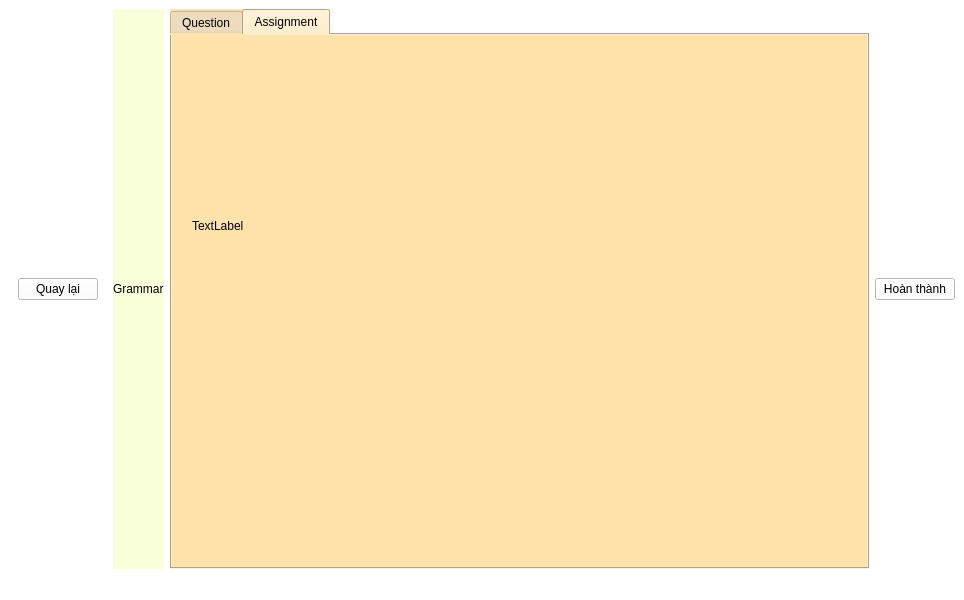
<?xml version="1.0" encoding="UTF-8"?>
<ui version="4.0">
 <class>MainWindow</class>
 <widget class="QMainWindow" name="MainWindow">
  <property name="geometry">
   <rect>
    <x>0</x>
    <y>0</y>
    <width>964</width>
    <height>600</height>
   </rect>
  </property>
  <property name="windowTitle">
   <string>MainWindow</string>
  </property>
  <property name="styleSheet">
   <string notr="true">background-color: rgb(255, 255, 255);</string>
  </property>
  <widget class="QWidget" name="centralwidget">
   <layout class="QHBoxLayout" name="horizontalLayout_2">
    <item>
     <widget class="QWidget" name="widget" native="true">
      <layout class="QHBoxLayout" name="horizontalLayout">
       <item>
        <widget class="QPushButton" name="pushButton_3">
         <property name="text">
          <string>Quay lại</string>
         </property>
         <property name="icon">
          <iconset resource="../../OneDrive/Pictures/resource files.qrc">
           <normaloff>:/icons/chevron-left.svg</normaloff>:/icons/chevron-left.svg</iconset>
         </property>
        </widget>
       </item>
      </layout>
     </widget>
    </item>
    <item>
     <widget class="QLabel" name="label">
      <property name="styleSheet">
       <string notr="true">background-color: rgb(249, 255, 217);</string>
      </property>
      <property name="text">
       <string>Grammar</string>
      </property>
     </widget>
    </item>
    <item>
     <widget class="QTabWidget" name="tabWidget">
      <property name="styleSheet">
       <string notr="true">background-color: rgb(255, 227, 170);
alternate-background-color: rgb(255, 227, 170);</string>
      </property>
      <property name="currentIndex">
       <number>1</number>
      </property>
      <widget class="QWidget" name="tab">
       <attribute name="title">
        <string>Question</string>
       </attribute>
      </widget>
      <widget class="QWidget" name="tab_2">
       <attribute name="title">
        <string>Assignment</string>
       </attribute>
       <widget class="QLabel" name="label_2">
        <property name="geometry">
         <rect>
          <x>20</x>
          <y>160</y>
          <width>721</width>
          <height>61</height>
         </rect>
        </property>
        <property name="text">
         <string>TextLabel</string>
        </property>
       </widget>
      </widget>
     </widget>
    </item>
    <item>
     <widget class="QPushButton" name="pushButton">
      <property name="text">
       <string>Hoàn thành</string>
      </property>
     </widget>
    </item>
   </layout>
  </widget>
  <widget class="QMenuBar" name="menubar">
   <property name="geometry">
    <rect>
     <x>0</x>
     <y>0</y>
     <width>964</width>
     <height>26</height>
    </rect>
   </property>
  </widget>
  <widget class="QStatusBar" name="statusbar"/>
 </widget>
 <resources>
  <include location="../../OneDrive/Pictures/resource files.qrc"/>
 </resources>
 <connections/>
</ui>
